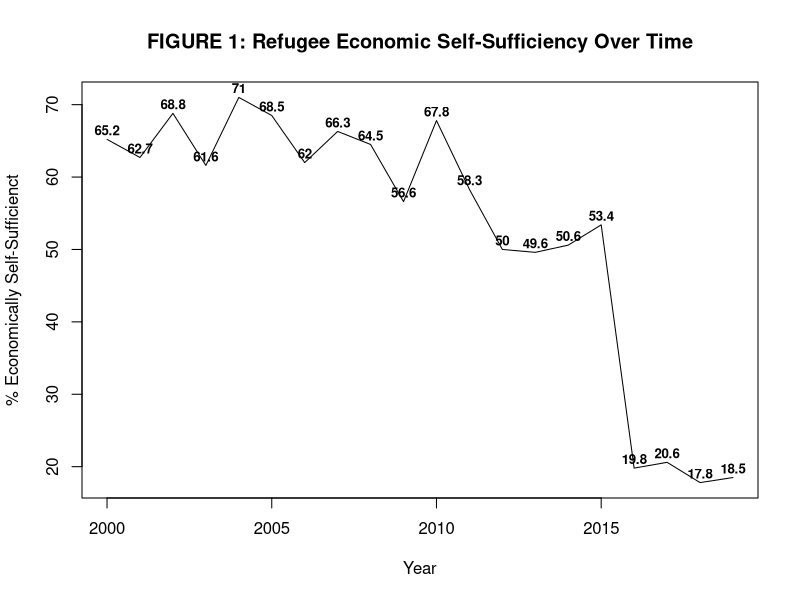
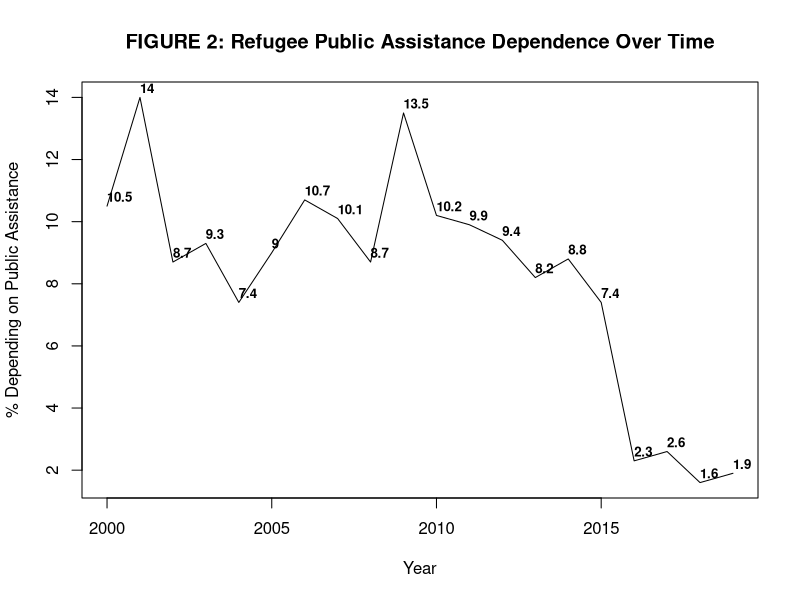

Source code (R) for these figures, in order:
## Graphing without Red Lines
#Financial Independence
FI<-c(65.2, 62.7, 68.8, 61.6, 71.0, 68.5, 62.0, 66.3, 64.5, 56.6, 67.8, 58.3, 50.0, 49.6, 50.6, 53.4, 19.8, 20.6, 17.8, 18.5)
FIP<-plot(FI, type="l", main="FIGURE 1: Refugee Economic Self-Sufficiency Over Time",   xlab="Year", ylab="% Economically Self-Sufficienct",x = 2000:2019,)
text(x = 2000:2019, y=FI+1.25, labels=FI,cex=.8, font=2)
FIP
#Financial Dependence
FD<-c(10.5, 14.0, 8.7, 9.3, 7.4, 9.0, 10.7, 10.1, 8.7, 13.5, 10.2, 9.9, 9.4, 8.2, 8.8, 7.4, 2.3, 2.6, 1.6, 1.9)
FDPLOT<-plot(FD, type="l", main="FIGURE 2: Refugee Public Assistance Dependence Over Time",   xlab="Year", ylab="% Depending on Public Assistance",x = 2000:2019,)
text(x = 2000:2019, y=FD+.3, labels=FD, cex=.8, font=2,adj = 0)
FDPLOT
